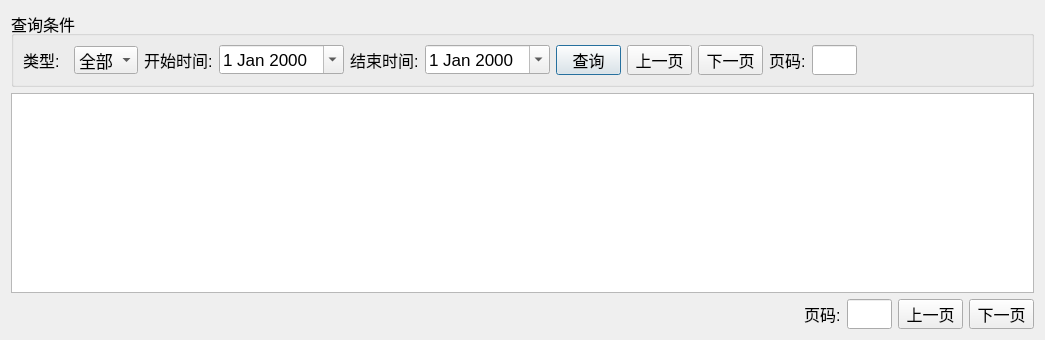
<?xml version="1.0" encoding="UTF-8"?>
<ui version="4.0">
 <class>dlgSystemRecord</class>
 <widget class="QDialog" name="dlgSystemRecord">
  <property name="geometry">
   <rect>
    <x>0</x>
    <y>0</y>
    <width>1045</width>
    <height>340</height>
   </rect>
  </property>
  <property name="sizePolicy">
   <sizepolicy hsizetype="Minimum" vsizetype="Minimum">
    <horstretch>0</horstretch>
    <verstretch>0</verstretch>
   </sizepolicy>
  </property>
  <property name="font">
   <font>
    <pointsize>12</pointsize>
   </font>
  </property>
  <property name="windowTitle">
   <string>Dialog</string>
  </property>
  <layout class="QVBoxLayout" name="verticalLayout">
   <item>
    <widget class="QGroupBox" name="groupBox">
     <property name="font">
      <font>
       <pointsize>12</pointsize>
      </font>
     </property>
     <property name="title">
      <string>查询条件</string>
     </property>
     <layout class="QVBoxLayout" name="verticalLayout_2">
      <item>
       <layout class="QHBoxLayout" name="horizontalLayout">
        <item>
         <widget class="QLabel" name="label">
          <property name="minimumSize">
           <size>
            <width>45</width>
            <height>20</height>
           </size>
          </property>
          <property name="font">
           <font>
            <pointsize>12</pointsize>
           </font>
          </property>
          <property name="text">
           <string>类型:</string>
          </property>
         </widget>
        </item>
        <item>
         <widget class="QComboBox" name="m_WorklogType">
          <property name="minimumSize">
           <size>
            <width>60</width>
            <height>25</height>
           </size>
          </property>
          <property name="font">
           <font>
            <pointsize>13</pointsize>
           </font>
          </property>
          <item>
           <property name="text">
            <string>全部</string>
           </property>
          </item>
          <item>
           <property name="text">
            <string>应急</string>
           </property>
          </item>
          <item>
           <property name="text">
            <string>故障</string>
           </property>
          </item>
          <item>
           <property name="text">
            <string>其它</string>
           </property>
          </item>
         </widget>
        </item>
        <item>
         <widget class="QLabel" name="label_2">
          <property name="minimumSize">
           <size>
            <width>60</width>
            <height>20</height>
           </size>
          </property>
          <property name="font">
           <font>
            <pointsize>12</pointsize>
           </font>
          </property>
          <property name="text">
           <string>开始时间:</string>
          </property>
         </widget>
        </item>
        <item>
         <widget class="QDateEdit" name="m_begin_dateEdit">
          <property name="minimumSize">
           <size>
            <width>60</width>
            <height>25</height>
           </size>
          </property>
          <property name="font">
           <font>
            <pointsize>13</pointsize>
           </font>
          </property>
          <property name="calendarPopup">
           <bool>true</bool>
          </property>
         </widget>
        </item>
        <item>
         <widget class="QLabel" name="label_3">
          <property name="minimumSize">
           <size>
            <width>60</width>
            <height>20</height>
           </size>
          </property>
          <property name="font">
           <font>
            <pointsize>12</pointsize>
           </font>
          </property>
          <property name="text">
           <string>结束时间:</string>
          </property>
         </widget>
        </item>
        <item>
         <widget class="QDateEdit" name="m_end_dateEdit">
          <property name="minimumSize">
           <size>
            <width>60</width>
            <height>25</height>
           </size>
          </property>
          <property name="font">
           <font>
            <pointsize>13</pointsize>
           </font>
          </property>
          <property name="calendarPopup">
           <bool>true</bool>
          </property>
         </widget>
        </item>
        <item>
         <widget class="QPushButton" name="pushButton">
          <property name="minimumSize">
           <size>
            <width>50</width>
            <height>25</height>
           </size>
          </property>
          <property name="maximumSize">
           <size>
            <width>65</width>
            <height>30</height>
           </size>
          </property>
          <property name="font">
           <font>
            <pointsize>12</pointsize>
           </font>
          </property>
          <property name="text">
           <string>查询</string>
          </property>
         </widget>
        </item>
        <item>
         <widget class="QPushButton" name="pushButton_before_query">
          <property name="minimumSize">
           <size>
            <width>50</width>
            <height>25</height>
           </size>
          </property>
          <property name="maximumSize">
           <size>
            <width>65</width>
            <height>30</height>
           </size>
          </property>
          <property name="font">
           <font>
            <pointsize>12</pointsize>
           </font>
          </property>
          <property name="text">
           <string>上一页</string>
          </property>
         </widget>
        </item>
        <item>
         <widget class="QPushButton" name="pushButton_next_query">
          <property name="minimumSize">
           <size>
            <width>50</width>
            <height>25</height>
           </size>
          </property>
          <property name="maximumSize">
           <size>
            <width>65</width>
            <height>30</height>
           </size>
          </property>
          <property name="font">
           <font>
            <pointsize>12</pointsize>
           </font>
          </property>
          <property name="text">
           <string>下一页</string>
          </property>
         </widget>
        </item>
        <item>
         <widget class="QLabel" name="label_page_query">
          <property name="minimumSize">
           <size>
            <width>0</width>
            <height>30</height>
           </size>
          </property>
          <property name="maximumSize">
           <size>
            <width>40</width>
            <height>30</height>
           </size>
          </property>
          <property name="font">
           <font>
            <pointsize>12</pointsize>
           </font>
          </property>
          <property name="text">
           <string>页码:</string>
          </property>
         </widget>
        </item>
        <item>
         <widget class="QLineEdit" name="lineEdit_page_query">
          <property name="minimumSize">
           <size>
            <width>0</width>
            <height>30</height>
           </size>
          </property>
          <property name="maximumSize">
           <size>
            <width>45</width>
            <height>30</height>
           </size>
          </property>
          <property name="font">
           <font>
            <pointsize>12</pointsize>
           </font>
          </property>
          <property name="readOnly">
           <bool>true</bool>
          </property>
         </widget>
        </item>
        <item>
         <spacer name="horizontalSpacer">
          <property name="orientation">
           <enum>Qt::Horizontal</enum>
          </property>
          <property name="sizeHint" stdset="0">
           <size>
            <width>40</width>
            <height>20</height>
           </size>
          </property>
         </spacer>
        </item>
       </layout>
      </item>
     </layout>
    </widget>
   </item>
   <item>
    <widget class="QTableView" name="tableView">
     <property name="font">
      <font>
       <pointsize>12</pointsize>
      </font>
     </property>
     <property name="styleSheet">
      <string notr="true"/>
     </property>
    </widget>
   </item>
   <item>
    <layout class="QHBoxLayout" name="horizontalLayout_page">
     <item>
      <spacer name="horizontalSpacer_page">
       <property name="orientation">
        <enum>Qt::Horizontal</enum>
       </property>
       <property name="sizeHint" stdset="0">
        <size>
         <width>40</width>
         <height>20</height>
        </size>
       </property>
      </spacer>
     </item>
     <item>
      <widget class="QLabel" name="label_page">
       <property name="minimumSize">
        <size>
         <width>0</width>
         <height>30</height>
        </size>
       </property>
       <property name="maximumSize">
        <size>
         <width>40</width>
         <height>30</height>
        </size>
       </property>
       <property name="font">
        <font>
         <pointsize>12</pointsize>
        </font>
       </property>
       <property name="text">
        <string>页码:</string>
       </property>
      </widget>
     </item>
     <item>
      <widget class="QLineEdit" name="lineEdit_page">
       <property name="minimumSize">
        <size>
         <width>0</width>
         <height>30</height>
        </size>
       </property>
       <property name="maximumSize">
        <size>
         <width>45</width>
         <height>30</height>
        </size>
       </property>
       <property name="font">
        <font>
         <pointsize>12</pointsize>
        </font>
       </property>
       <property name="readOnly">
        <bool>true</bool>
       </property>
      </widget>
     </item>
     <item>
      <widget class="QPushButton" name="pushButton_before">
       <property name="minimumSize">
        <size>
         <width>50</width>
         <height>30</height>
        </size>
       </property>
       <property name="maximumSize">
        <size>
         <width>65</width>
         <height>30</height>
        </size>
       </property>
       <property name="font">
        <font>
         <pointsize>12</pointsize>
        </font>
       </property>
       <property name="text">
        <string>上一页</string>
       </property>
      </widget>
     </item>
     <item>
      <widget class="QPushButton" name="pushButton_next">
       <property name="minimumSize">
        <size>
         <width>50</width>
         <height>30</height>
        </size>
       </property>
       <property name="maximumSize">
        <size>
         <width>65</width>
         <height>30</height>
        </size>
       </property>
       <property name="font">
        <font>
         <pointsize>12</pointsize>
        </font>
       </property>
       <property name="text">
        <string>下一页</string>
       </property>
      </widget>
     </item>
    </layout>
   </item>
  </layout>
 </widget>
 <resources/>
 <connections/>
</ui>
